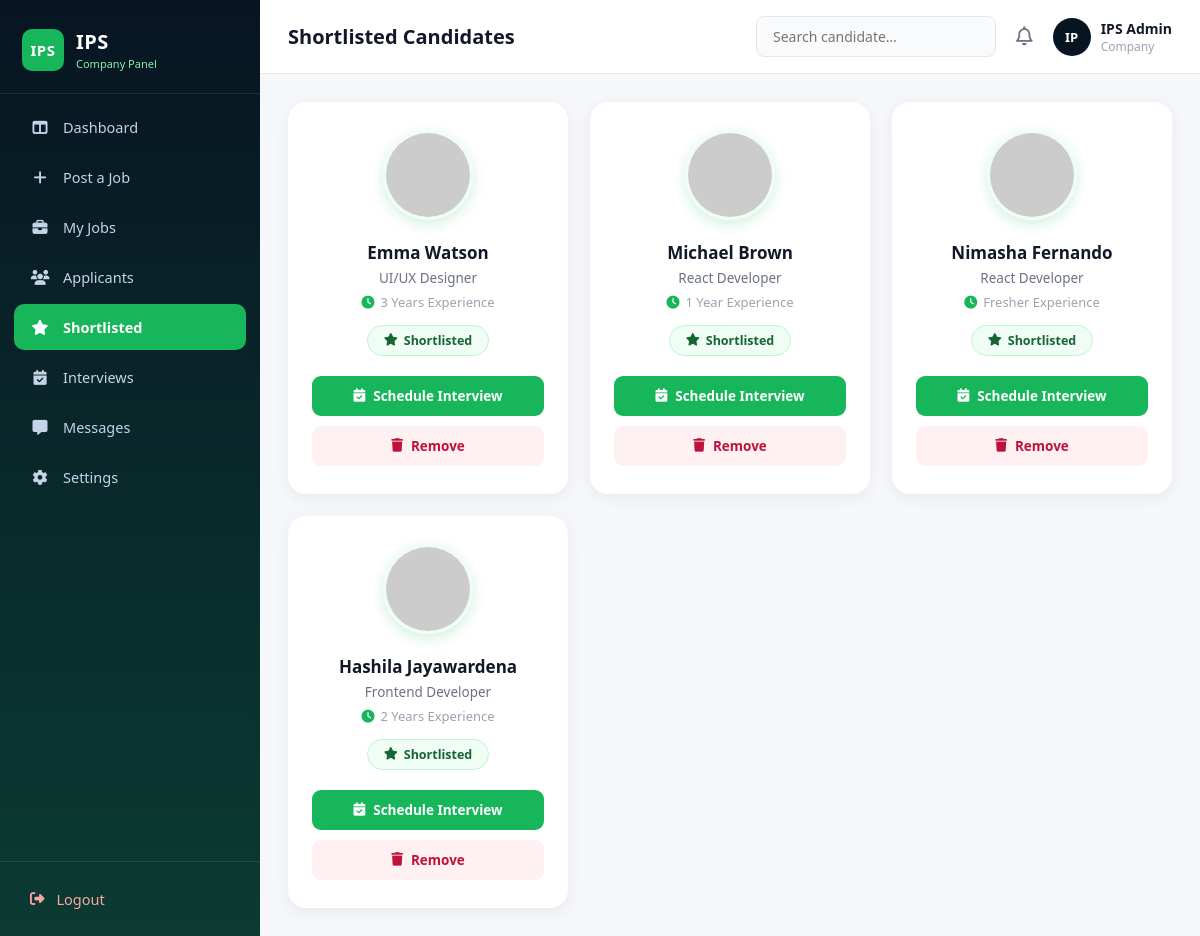
Page /shortlisted.php (signed in) on the committed database.
### tables this page shows
CREATE TABLE IF NOT EXISTS applicants (
    id         INT AUTO_INCREMENT PRIMARY KEY,
    company_id INT NOT NULL,
    job_id     INT NOT NULL,
    name       VARCHAR(150) NOT NULL,
    email      VARCHAR(150) NOT NULL,
    experience VARCHAR(50)  NOT NULL DEFAULT '',
    resume     VARCHAR(255) NOT NULL DEFAULT '',
    status     ENUM('pending','accepted','rejected') NOT NULL DEFAULT 'pending',
    applied_at DATETIME NOT NULL DEFAULT CURRENT_TIMESTAMP,
    FOREIGN KEY (company_id) REFERENCES companies(id) ON DELETE CASCADE,
    FOREIGN KEY (job_id)     REFERENCES jobs(id)      ON DELETE CASCADE
);

CREATE TABLE IF NOT EXISTS jobs (
    id          INT AUTO_INCREMENT PRIMARY KEY,
    company_id  INT NOT NULL,
    title       VARCHAR(200) NOT NULL,
    type        ENUM('Full Time','Part Time','Internship','Remote') NOT NULL,
    location    VARCHAR(100) NOT NULL,
    experience  VARCHAR(50)  NOT NULL,
    description TEXT         NOT NULL,
    skills      VARCHAR(300) NOT NULL DEFAULT '',
    status      ENUM('active','closed') NOT NULL DEFAULT 'active',
    created_at  DATETIME NOT NULL DEFAULT CURRENT_TIMESTAMP,
    FOREIGN KEY (company_id) REFERENCES companies(id) ON DELETE CASCADE
);

### shortlisted.php (the view, shortened to what this page needs)
<?php
$cid = (int)$_SESSION['company_id'];
$db   = getDB();
$stmt = $db->prepare("
    SELECT a.id, a.name, a.email, a.experience, j.title AS job_title
    FROM shortlisted s
    JOIN applicants a ON a.id = s.applicant_id
    JOIN jobs       j ON j.id = a.job_id
    WHERE s.company_id = ?
    ORDER BY s.added_at DESC
");
$stmt->bind_param('i', $cid);
$stmt->execute();
$candidates = $stmt->get_result()->fetch_all(MYSQLI_ASSOC);
?>
<!DOCTYPE html>
<html lang="en">
<head>
  <link rel="stylesheet" href="css/sidebar.css">
  <link rel="stylesheet" href="css/shortlisted.css">
  <link rel="stylesheet" href="https://cdnjs.cloudflare.com/ajax/libs/font-awesome/6.5.1/css/all.min.css">
</head>
<body>
<div class="container">
  <?php include 'includes/sidebar.php'; ?>
  <main class="main-area">
    <?php include 'includes/topbar.php'; ?>
    <div class="page-content">
      <div class="cards" id="shortlistedCards">
        <?php if (empty($candidates)): ?>
          <p style="color:#9ca3af;grid-column:1/-1;">No shortlisted candidates yet. Accept applicants to shortlist them automatically.</p>
        <?php else: ?>
          <?php foreach ($candidates as $i => $c): ?>
          <div class="candidate-card" id="card-<?= $c['id'] ?>">
            <div class="card-avatar">
              <img src="https://i.pravatar.cc/150?img=<?= ($i % 15) + 1 ?>" alt="<?= htmlspecialchars($c['name']) ?>">
            </div>
            <h3><?= htmlspecialchars($c['name']) ?></h3>
            <p class="role"><?= htmlspecialchars($c['job_title']) ?></p>
            <p class="exp"><i class="fa-solid fa-clock"></i> <?= htmlspecialchars($c['experience']) ?> Experience</p>
            <span class="badge"><i class="fa-solid fa-star"></i> Shortlisted</span>
            <div class="buttons">
              <button class="interview-btn" onclick="scheduleInterview(<?= $c['id'] ?>)">
                <i class="fa-solid fa-calendar-check"></i> Schedule Interview
              </button>
              <button class="remove-btn" onclick="removeCandidate(this, <?= $c['id'] ?>)">
                <i class="fa-solid fa-trash"></i> Remove
              </button>
            </div>
          </div>
          <?php endforeach; ?>
        <?php endif; ?>
      </div>
    </div>
  </main>
</div>
</body>
</html>

### css/sidebar.css (style rules this page uses)
* { margin: 0; padding: 0; box-sizing: border-box; font-family: "Segoe UI", Arial, sans-serif; }
body { background: #f5f7fb; color: #111827; }
.container { display: flex; min-height: 100vh; }
.main-area { flex: 1; min-width: 0; }
.page-content { padding: 28px; }

### css/shortlisted.css (style rules this page uses)
.cards { display: grid; grid-template-columns: repeat(auto-fill, minmax(280px, 1fr)); gap: 22px; }
.candidate-card { background: white; padding: 28px 24px; border-radius: 18px; text-align: center; box-shadow: 0 4px 16px rgba(0,0,0,0.06); transition: transform 0.2s, box-shadow 0.2s; }
.card-avatar { margin-bottom: 16px; }
.card-avatar img { width: 90px; height: 90px; border-radius: 50%; object-fit: cover; border: 3px solid #f0fdf4; box-shadow: 0 4px 14px rgba(24,182,90,0.2); }
.candidate-card h3 { font-size: 17px; font-weight: 700; color: #111827; margin-bottom: 5px; }
.role { font-size: 13.5px; color: #6b7280; margin-bottom: 6px; }
.exp { font-size: 13px; color: #9ca3af; display: flex; align-items: center; justify-content: center; gap: 6px; margin-bottom: 14px; }
.exp i { color: #18b65a; }
.badge { display: inline-flex; align-items: center; gap: 6px; background: #f0fdf4; color: #166534; border: 1px solid #bbf7d0; padding: 6px 16px; border-radius: 20px; font-size: 12.5px; font-weight: 600; margin-bottom: 20px; }
.buttons { display: flex; flex-direction: column; gap: 10px; }
.interview-btn { background: #18b65a; color: white; border: none; padding: 11px 14px; border-radius: 9px; font-size: 13.5px; font-weight: 600; cursor: pointer; display: inline-flex; align-items: center; justify-content: center; gap: 8px; transition: background 0.2s; }
.remove-btn { background: #fff1f2; color: #be123c; border: none; padding: 11px 14px; border-radius: 9px; font-size: 13.5px; font-weight: 600; cursor: pointer; display: inline-flex; align-items: center; justify-content: center; gap: 8px; transition: background 0.2s; }

### rows in the picture
applicants: name "Emma Watson", job.title "UI/UX Designer", experience "3 Years"
applicants: name "Michael Brown", job.title "React Developer", experience "1 Year"
applicants: name "Nimasha Fernando", job.title "React Developer", experience "Fresher"
applicants: name "Hashila Jayawardena", job.title "Frontend Developer", experience "2 Years"

### other values in the picture
$item['label'] "Dashboard"
$item['label'] "Post a Job"
$item['label'] "My Jobs"
$item['label'] "Applicants"
$item['label'] "Shortlisted"
$item['label'] "Interviews"
$item['label'] "Messages"
$item['label'] "Settings"
$pageTitle "Shortlisted Candidates"
$initials "IP"
$company['name'] "IPS Admin"
